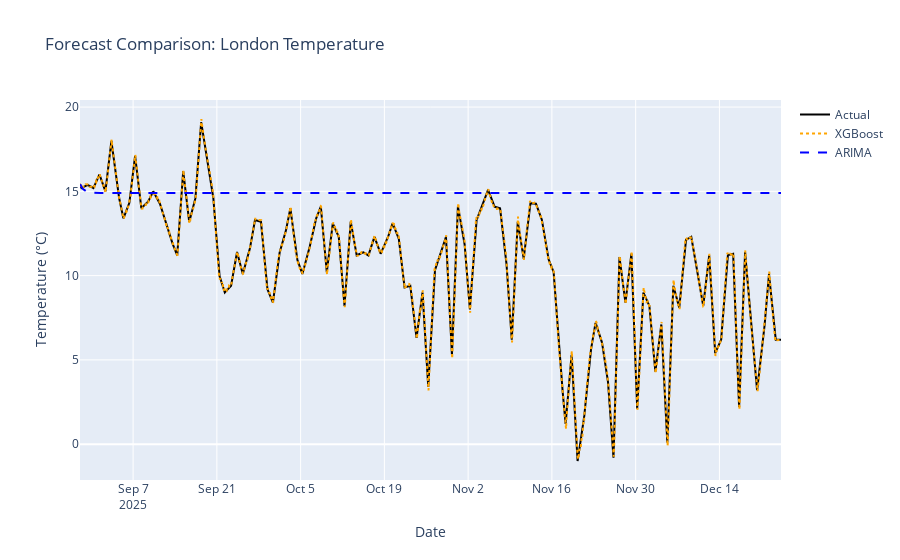

Notebook source saved alongside this figure:
### Markdown cell above
## 8. Final Comparison & Visualization

Which model won?

### Code cell
results = pd.DataFrame({
    'Model': ['Baseline', 'ARIMA', 'XGBoost'],
    'MAE': [mae_baseline, mae_arima, mae_xgb],
    'RMSE': [rmse_baseline, rmse_arima, rmse_xgb]
})

print(results)

# Visualization of Predictions
fig = go.Figure()
fig.add_trace(go.Scatter(x=test.index, y=test['temperature_celsius'], name='Actual', line=dict(color='black', width=2)))
fig.add_trace(go.Scatter(x=test.index, y=xgb_pred, name='XGBoost', line=dict(color='orange', dash='dot')))
fig.add_trace(go.Scatter(x=test.index, y=arima_forecast, name='ARIMA', line=dict(color='blue', dash='dash')))

fig.update_layout(title="Forecast Comparison: London Temperature",
                  xaxis_title="Date",
                  yaxis_title="Temperature (°C)")
fig.show()

### Figure 1 — Plotly figure (JSON) as saved in the notebook; plotly's stock layout.template omitted (floating-point values rounded to 4 significant figures; data arrays with more than 128 entries replaced by an {"elided": "..."} marker saying what was removed)
{"data": [{"line": {"color": "black", "width": 2}, "name": "Actual", "type": "scatter", "x": {"elided": "2813 str values"}, "y": {"elided": "2813 float values"}}, {"line": {"color": "orange", "dash": "dot"}, "name": "XGBoost", "type": "scatter", "x": {"elided": "2813 str values"}, "y": {"elided": "2813 float values"}}, {"line": {"color": "blue", "dash": "dash"}, "name": "ARIMA", "type": "scatter", "x": {"elided": "2813 str values"}, "y": {"elided": "2813 float values"}}], "layout": {"title": {"text": "Forecast Comparison: London Temperature"}, "xaxis": {"title": {"text": "Date"}}, "yaxis": {"title": {"text": "Temperature (°C)"}}}}
